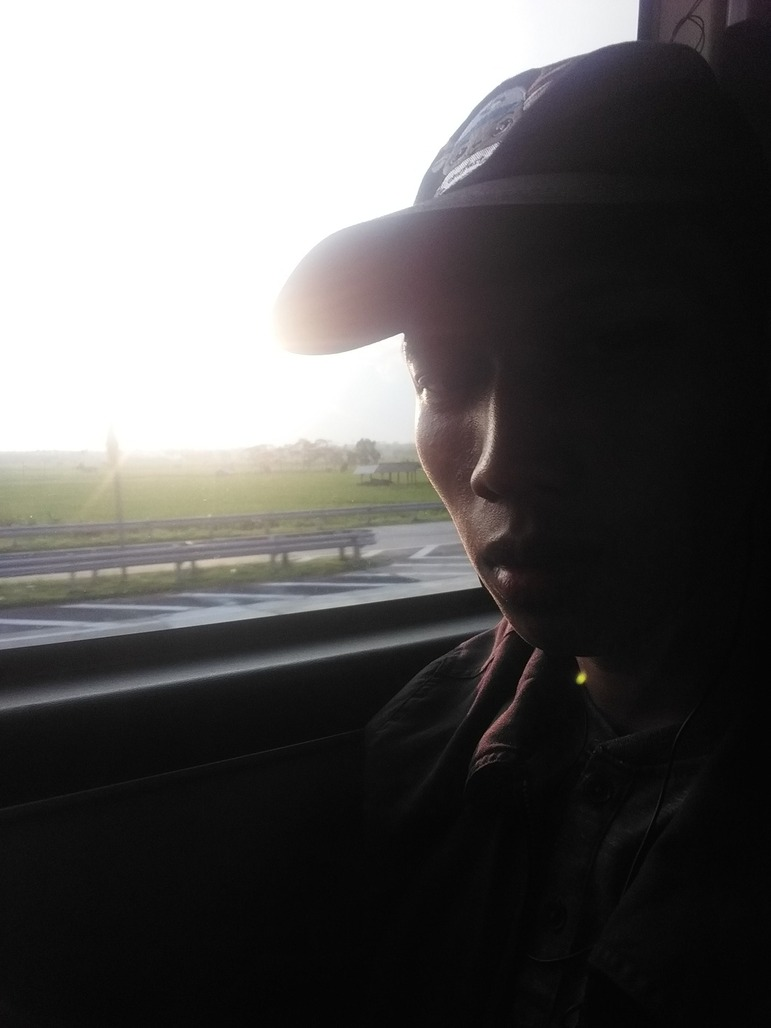
#> input picture UTS/selfie1.jpg, 771 x 1028 px
$ jupyter execute --allow-errors 'Peningkatan Citra.ipynb'
#> lines starting #> are read from the running program, lines starting #| are printed output that depends on the picture
# Rizal Wira Pambudi | 202331175
### UTS PCD Kelas A

[cell 1]
import cv2
import numpy as np
import matplotlib.pyplot as plt

[cell 2]
asli = cv2.imread('selfie1.jpg')
#> asli is the input picture: shape (1028, 771, 3); mean B, G, R 92.6, 93.1, 94.5

[cell 3]
asli_rgb = cv2.cvtColor(asli, cv2.COLOR_BGR2RGB)

[cell 4]
## buat dimensi gambar
baris, kolom, _ = asli.shape
#> baris = 1028; kolom = 771

[cell 5]
gambar_gray = cv2.cvtColor(asli, cv2.COLOR_BGR2GRAY)
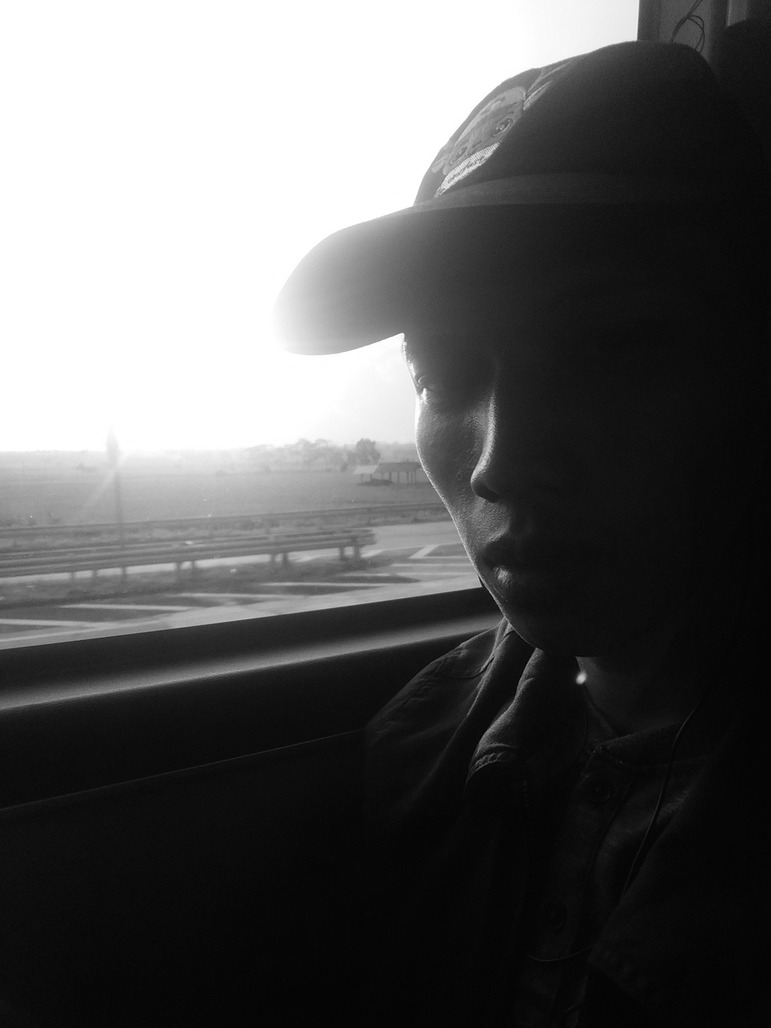
#> gambar_gray: shape (1028, 771); min 1, max 255, mean 93.5

[cell 6]
plt.figure(figsize=(12, 6))
plt.subplot(1, 2, 1)
plt.title('Gambar Asli')
plt.imshow(asli_rgb)
plt.axis('off')

plt.subplot(1, 2, 2)
plt.title('Gambar Grayscale')
plt.imshow(gambar_gray, cmap='gray')
plt.axis('off')
plt.tight_layout()
plt.show()
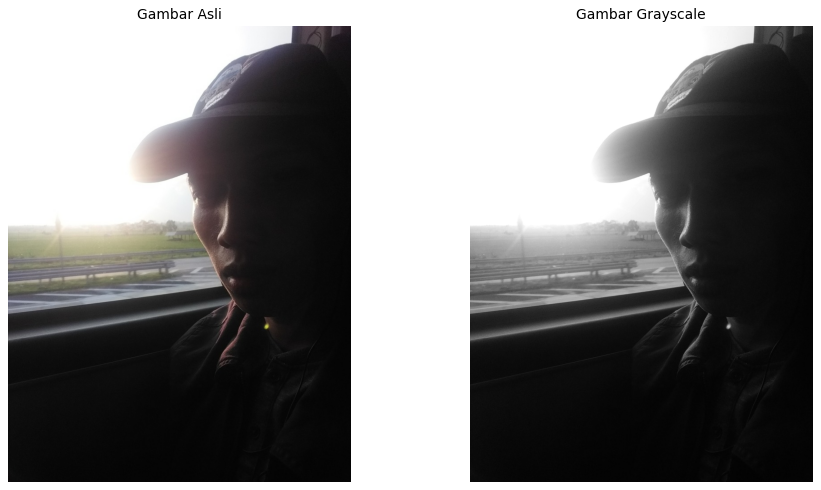
#> figure drawn by matplotlib, 2 panels

[cell 7]
beta = 70

[cell 8]
gambar_gray_dicerahkan = np.zeros((baris, kolom), dtype=np.uint8)

for x in range(baris):
    for y in range(kolom):
        nilai = min(gambar_gray[x, y] + beta, 255)
        gambar_gray_dicerahkan[x, y] = nilai
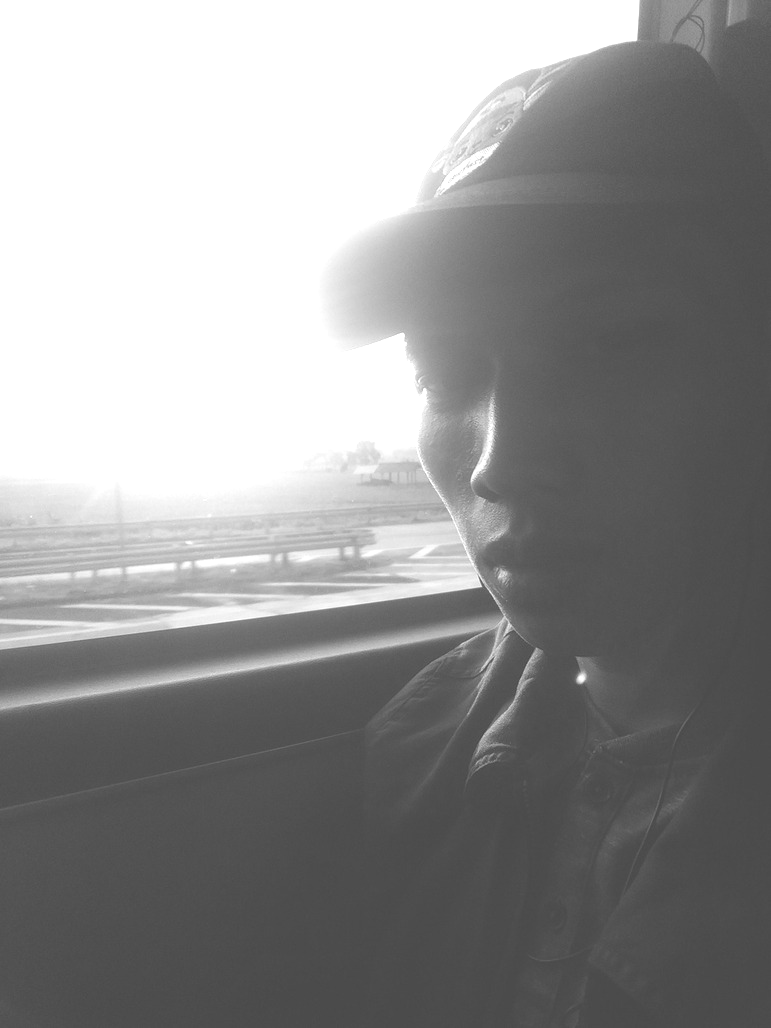
#> gambar_gray_dicerahkan: shape (1028, 771); min 71, max 255, mean 146.4

[cell 9]
fig, axs = plt.subplots(2, 2, figsize=(15, 10))

    # Gambar grayscale asli
axs[0, 0].imshow(gambar_gray, cmap='gray')
axs[0, 0].set_title('Gambar Grayscale')
axs[0, 0].axis('off')

    # Histogram gambar grayscale asli
axs[0, 1].hist(gambar_gray.ravel(), 256, [0, 256])
axs[0, 1].set_title('Histogram Gambar Grayscale')
axs[0, 1].set_xlim([0, 256])

    # Gambar grayscale yang dicerahkan
axs[1, 0].imshow(gambar_gray_dicerahkan, cmap='gray')
axs[1, 0].set_title(f'Gambar Grayscale yang Dicerahkan (beta={beta})')
axs[1, 0].axis('off')

    # Histogram gambar grayscale yang dicerahkan
axs[1, 1].hist(gambar_gray_dicerahkan.ravel(), 256, [0, 256])
axs[1, 1].set_title('Histogram Gambar Grayscale yang Dicerahkan')
axs[1, 1].set_xlim([0, 256])

plt.tight_layout()
plt.show()
#> figure, not shown here; panel 2: tallest bar 171468 high, from x = 255 to 256; panel 4: tallest bar 208062 high, from x = 255 to 256

[cell 10]
alpha = 1.5  # set nilai alpha
gambar_gray_kontras = np.zeros((baris, kolom), dtype=np.uint8)

for x in range(baris):
    for y in range(kolom):
        nilai = min(int(gambar_gray[x, y] * alpha), 255)
        gambar_gray_kontras[x, y] = nilai
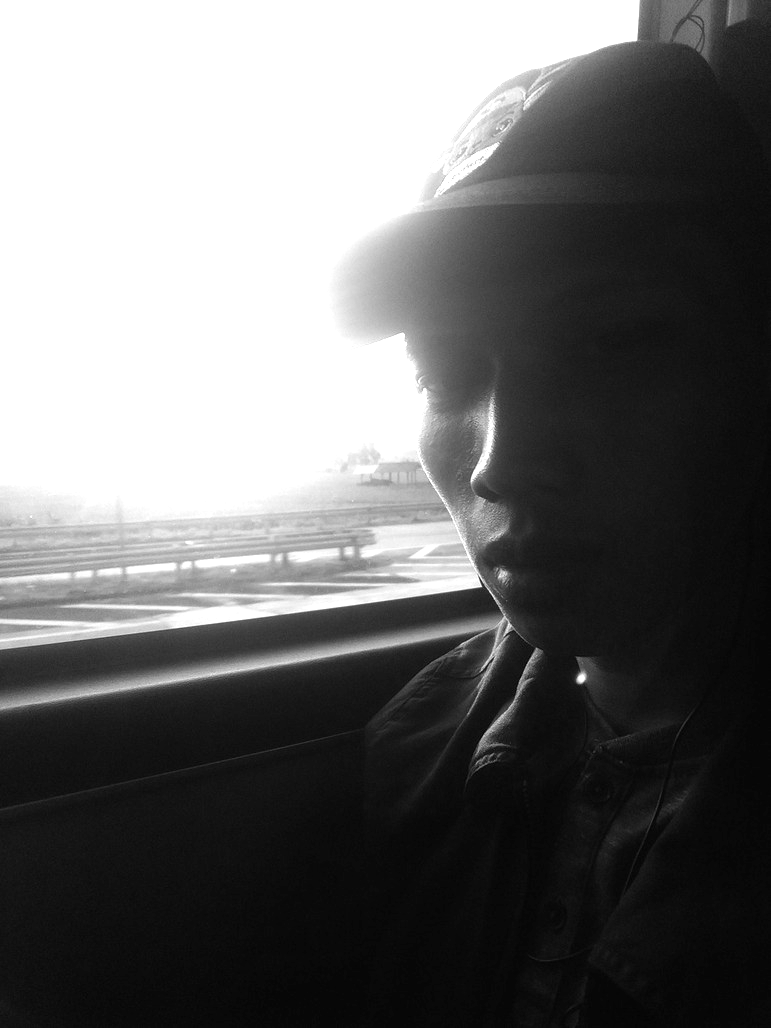
#> gambar_gray_kontras: shape (1028, 771); min 1, max 255, mean 108.3

fig, axs = plt.subplots(2, 2, figsize=(15, 10))

axs[0, 0].imshow(gambar_gray, cmap='gray')
axs[0, 0].set_title('Gambar Grayscale')
axs[0, 0].axis('off')

    # Histogram gambar grayscale asli
axs[0, 1].hist(gambar_gray.ravel(), 256, [0, 256])
axs[0, 1].set_title('Histogram Gambar Grayscale')
axs[0, 1].set_xlim([0, 256])

    # Gambar grayscale yang dikontraskan
axs[1, 0].imshow(gambar_gray_kontras, cmap='gray')
axs[1, 0].set_title(f'Gambar Grayscale yang Dikontraskan (alpha={alpha})')
axs[1, 0].axis('off')

    # Histogram gambar grayscale yang dikontraskan
axs[1, 1].hist(gambar_gray_kontras.ravel(), 256, [0, 256])
axs[1, 1].set_title('Histogram Gambar Grayscale yang Dikontraskan')
axs[1, 1].set_xlim([0, 256])

plt.tight_layout()
plt.show()
#> figure, not shown here; panel 2: tallest bar 171468 high, from x = 255 to 256; panel 4: tallest bar 219556 high, from x = 255 to 256

[cell 11]
alpha = 1.2
beta = 40   # tambahan diatas beta +70 sebelumnya

gambar_gray_cerahkontras = np.zeros((baris, kolom), dtype=np.uint8)

for x in range(baris):
    for y in range(kolom):
            # Kombinasi alpha dan beta, pastikan tidak melebihi 255
        nilai = min(int(gambar_gray[x, y] * alpha + beta), 255)
        gambar_gray_cerahkontras[x, y] = nilai
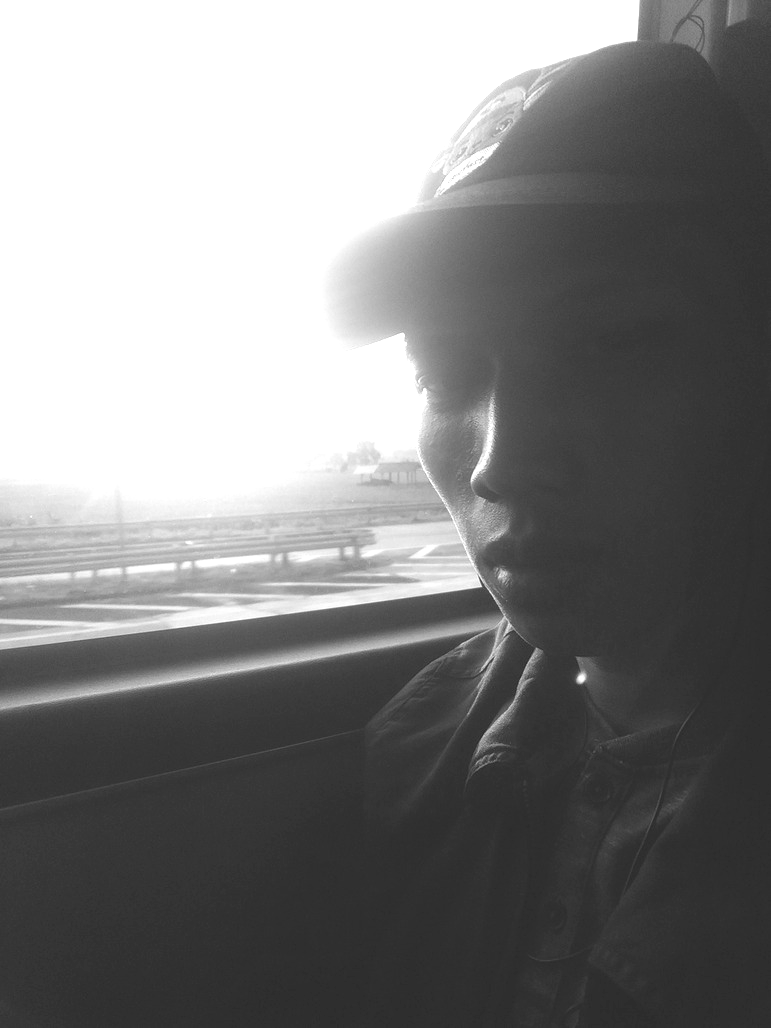
#> gambar_gray_cerahkontras: shape (1028, 771); min 41, max 255, mean 129.5

[cell 12]
fig, axs = plt.subplots(2, 2, figsize=(15, 10))

    # Gambar grayscale asli
axs[0, 0].imshow(gambar_gray, cmap='gray')
axs[0, 0].set_title('Gambar Grayscale')
axs[0, 0].axis('off')

    # Histogram gambar grayscale asli
axs[0, 1].hist(gambar_gray.ravel(), 256, [0, 256])
axs[0, 1].set_title('Histogram Gambar Grayscale')
axs[0, 1].set_xlim([0, 256])

    # Gambar grayscale yang dicerahkan dan dikontraskan
axs[1, 0].imshow(gambar_gray_cerahkontras, cmap='gray')
axs[1, 0].set_title(f'Gambar Grayscale Cerah+Kontras (alpha={alpha}, beta={beta})')
axs[1, 0].axis('off')

    # Histogram gambar grayscale yang dicerahkan dan dikontraskan
axs[1, 1].hist(gambar_gray_cerahkontras.ravel(), 256, [0, 256])
axs[1, 1].set_title('Histogram Gambar Grayscale Cerah+Kontras')
axs[1, 1].set_xlim([0, 256])

plt.tight_layout()
plt.show()
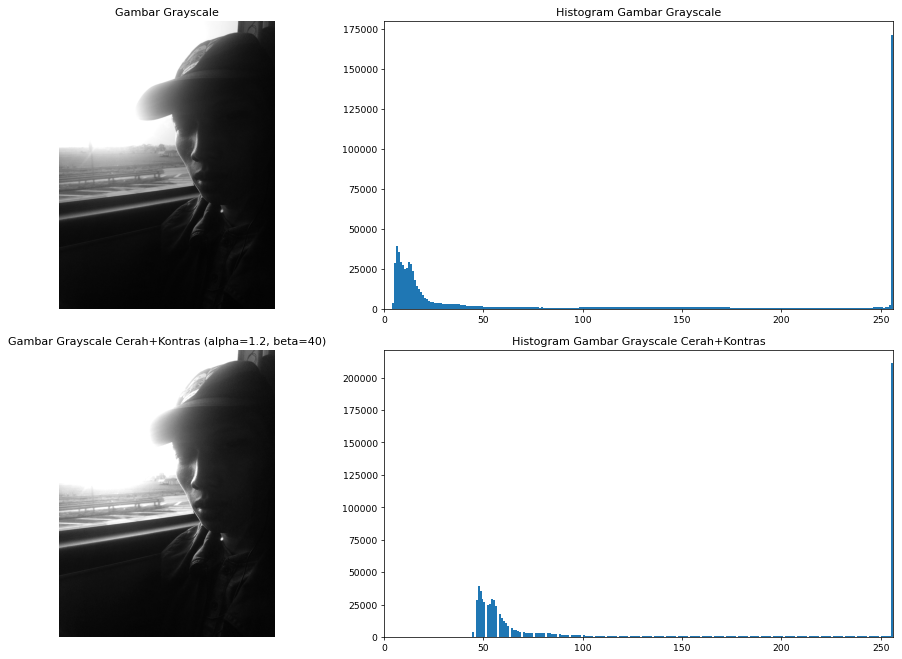
#> figure drawn by matplotlib, 4 panels; panel 2: tallest bar 171468 high, from x = 255 to 256; panel 4: tallest bar 210983 high, from x = 255 to 256

$ run again, with UTS/selfie2.jpg copied over UTS/selfie1.jpg
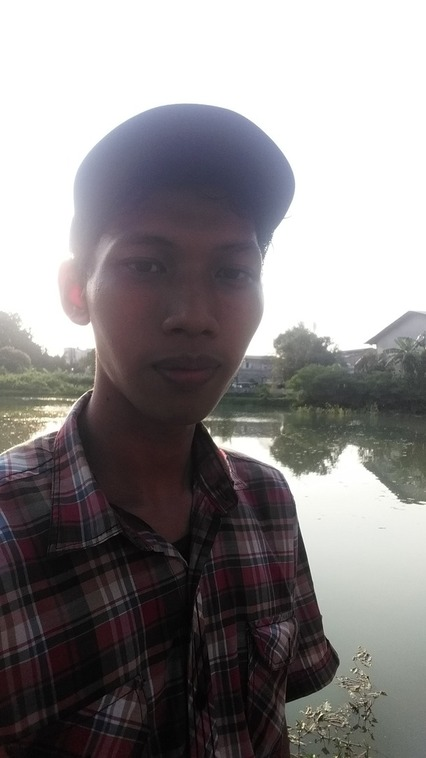
#> input picture UTS/selfie2.jpg, 426 x 758 px
#> asli is the input picture: shape (758, 426, 3); mean B, G, R 135.1, 134.2, 137.7
#> after the loop `for x in range(baris):`:
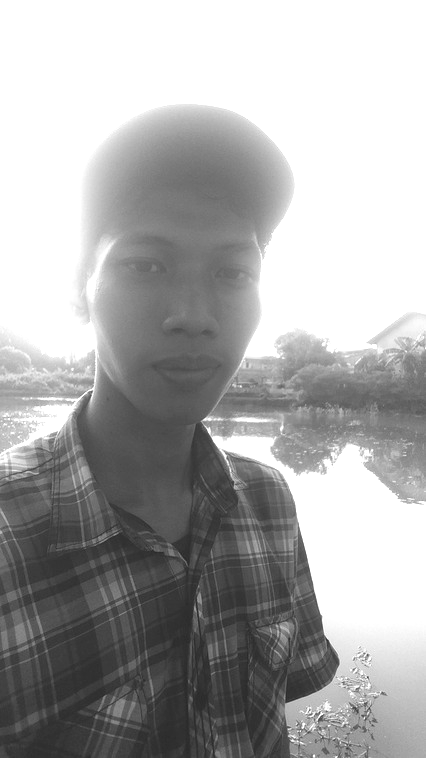
#> gambar_gray_cerahkontras: shape (758, 426); min 40, max 255, mean 170.5
#> `plt.show()`:
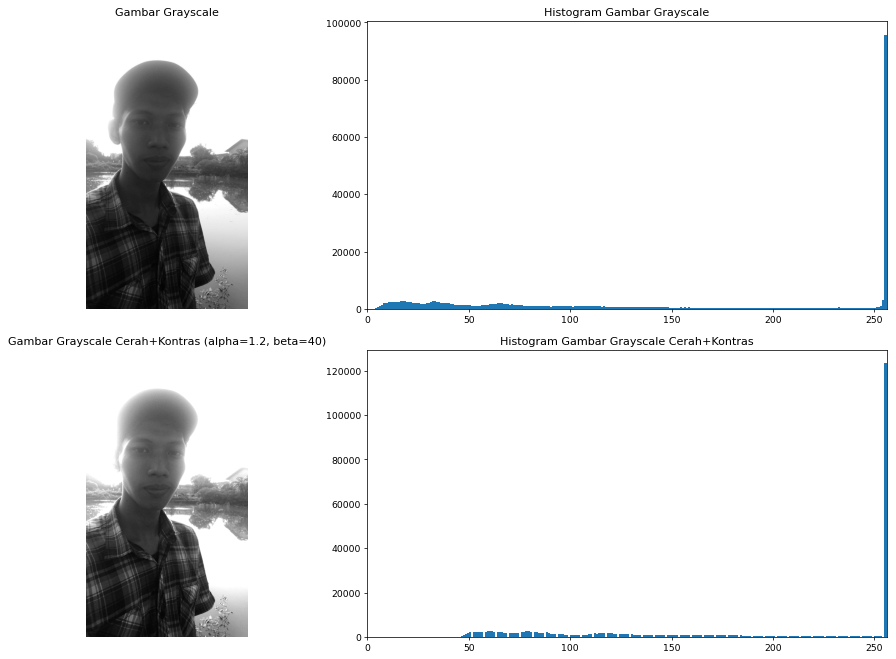
#> figure drawn by matplotlib, 4 panels; panel 2: tallest bar 95657 high, from x = 255 to 256; panel 4: tallest bar 123310 high, from x = 255 to 256
